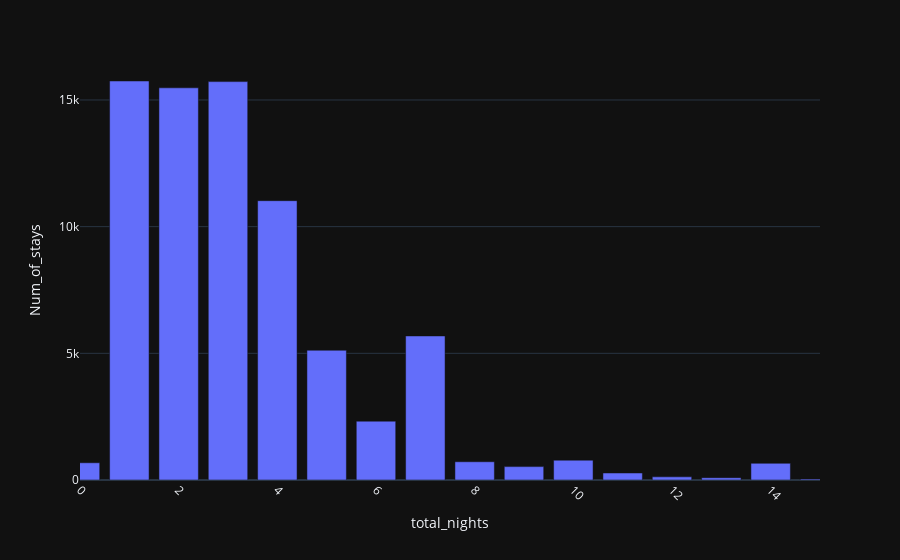

Notebook code cell kept with this figure:
### Code cell
fig = px.bar(data_frame = stay, x = 'total_nights', y = 'Num_of_stays',
        template = 'plotly_dark')
fig.update_xaxes(range=[0, 15], tickangle = 45)
fig.update_yaxes(dtick=5000)

### Figure 1 — Plotly figure (JSON) as saved in the notebook; plotly's stock layout.template omitted (floating-point values rounded to 4 significant figures)
{"data": [{"alignmentgroup": "True", "hovertemplate": "total_nights=%{x}<br>Num_of_stays=%{y}<extra></extra>", "legendgroup": "", "marker": {"color": "#636efa", "pattern": {"shape": ""}}, "name": "", "offsetgroup": "", "orientation": "v", "showlegend": false, "textposition": "auto", "type": "bar", "x": [0, 1, 2, 3, 4, 5, 6, 7, 8, 9, 10, 11, 12, 13, 14, 15, 16, 17, 18, 19, 20, 21, 22, 23, 24, 25, 27, 28, 29, 30, 34, 35, 38, 42, 43, 45, 46, 48, 49, 56, 57, 60, 69], "xaxis": "x", "y": [680, 15749, 15480, 15725, 11025, 5121, 2322, 5686, 720, 528, 783, 276, 125, 91, 659, 39, 18, 15, 6, 6, 1, 36, 10, 2, 1, 14, 1, 23, 3, 2, 1, 5, 1, 3, 1, 1, 1, 1, 1, 1, 1, 1, 1], "yaxis": "y"}], "layout": {"barmode": "relative", "legend": {"tracegroupgap": 0}, "margin": {"t": 60}, "xaxis": {"anchor": "y", "domain": [0, 1], "range": [0, 15], "tickangle": 45, "title": {"text": "total_nights"}}, "yaxis": {"anchor": "x", "domain": [0, 1], "dtick": 5000, "title": {"text": "Num_of_stays"}}}}
